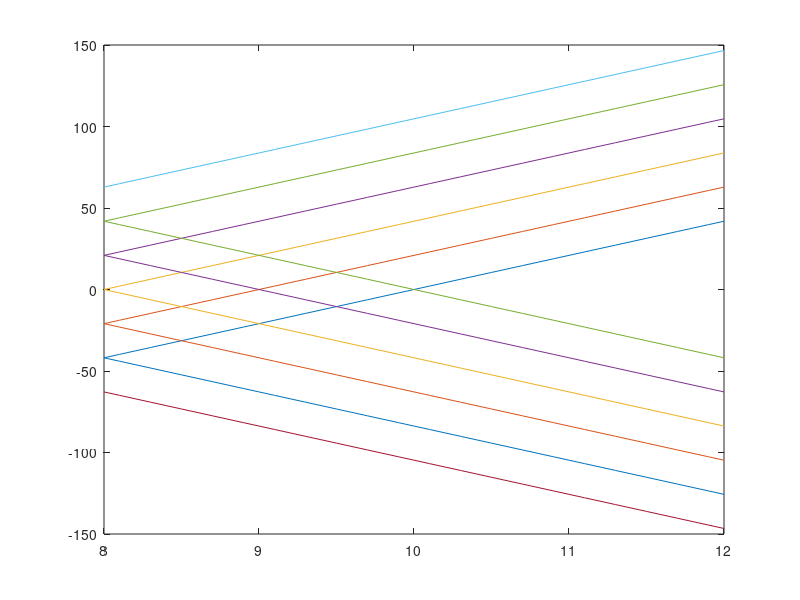

MATLAB code to generate this figure:
% clc
% clear all,
% close all,
% c0 = 3e8;
% f=0:0.1:12;
% f = f*1e9;
% n = 0.2:0.1:2;
% n = flip(n);
% for i = 1:length(n)
% y1=(2*pi/c0)*n(i)*f;
% plot(f,y1)
% hold on
% y2=-(2*pi/c0)*n(i)*f;
% plot(f,y2)
% end
% hold off

clc
clear all,
close all,
c0 = 3e8;
f=8:0.1:12;
f = f*1e9;
fs = 1e9;
n1 = [-10:1:-5]
n2 = [5:1:10]
n = [n1,n2]
% n = [-10:1:10];
period = c0/fs;
for i = 1:length(n)
    if n(i) <= 0
        y1=(2*pi/c0)*(f)+2*n(i)*pi/period;
        plot(f*1e-9,y1)
        hold on
    elseif n(i)>= 0
        y2=-(2*pi/c0)*(f)+2*n(i)*pi/period;
        plot(f*1e-9,y2)
        hold on
    end 
end
hold off